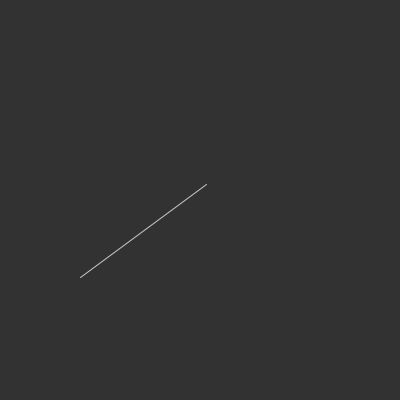
Frame 1 (no input)
Frame 2 (the mouse pressed at the canvas centre, redrawn once): identical to frame 1, image omitted

The Processing sketch that drew this single still picture (run headless with seeded random() and noise(); the mouse was pressed at the canvas centre and the sketch redrawn once):

// Processing sketch: distance_segment_point
// ── distance_segment_point.pde
// 2.13.16
//
// Calculate the distance between a point and a line segment
//
// As explained here: 
// http://stackoverflow.com/questions/849211/shortest-distance-between-a-point-and-a-line-segment

PVector p1 = new PVector(80, 277);
PVector p2 = new PVector(206, 184);

void setup() {
  size(400, 400);
  stroke(200);
  noLoop();
}

void draw() {
  background(50);
  line(p1.x, p1.y, p2.x, p2.y);
}

void mousePressed() {
  println(mouseX + ", " + mouseY);
  
  println("distance: " + minimumDistance(p1, p2, new PVector(mouseX, mouseY)));
}

// return minimum distance between line segment vw & point p
float minimumDistance(PVector v, PVector w, PVector p) {
  float l2 = sq(v.x - w.x) + sq(v.y - w.y);
  if (l2 == 0.0) // v == w 
    return dist(v.x, v.y, p.x, p.y);
  
  float t = ((p.x - v.x) * (w.x - v.x) + (p.y - v.y) * (w.y - v.y)) / l2;
  if (t < 0.0) // beyond the 'v' end of the segment   
    return dist(p.x, p.y, v.x, v.y);
  else if (t > 1.0)  // beyond the 'w' end of the segment
    return dist(p.x, p.y, w.x, w.y);
  
  // distance between p & projection on segment
  return dist(p.x, p.y, v.x + t * (w.x - v.x), v.y + t * (w.y - v.y)); 
}
